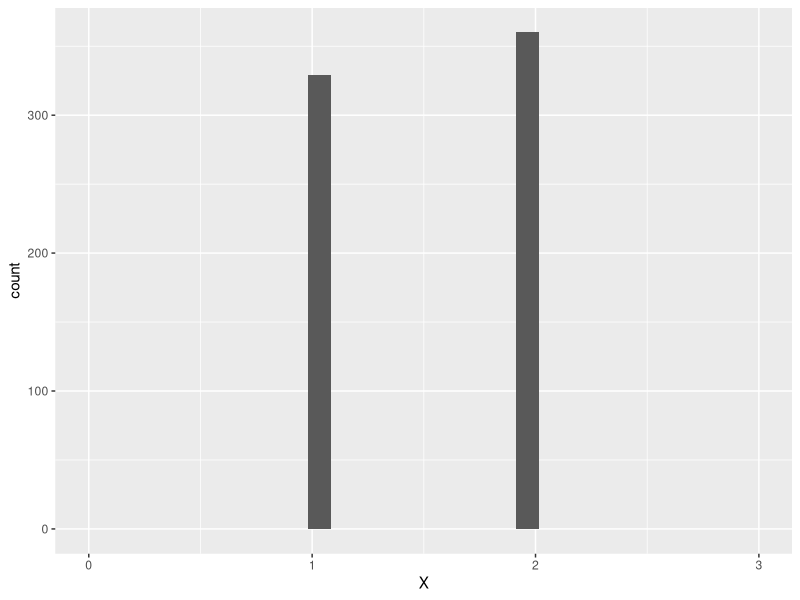
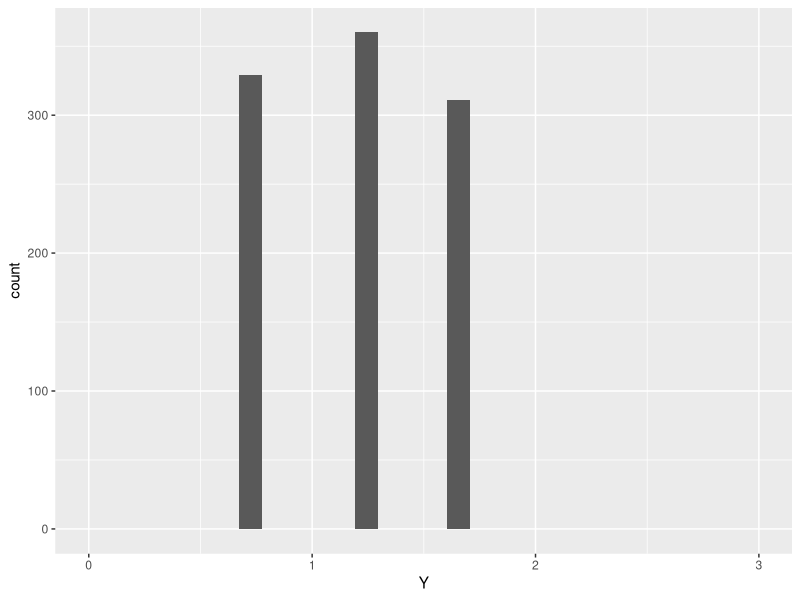
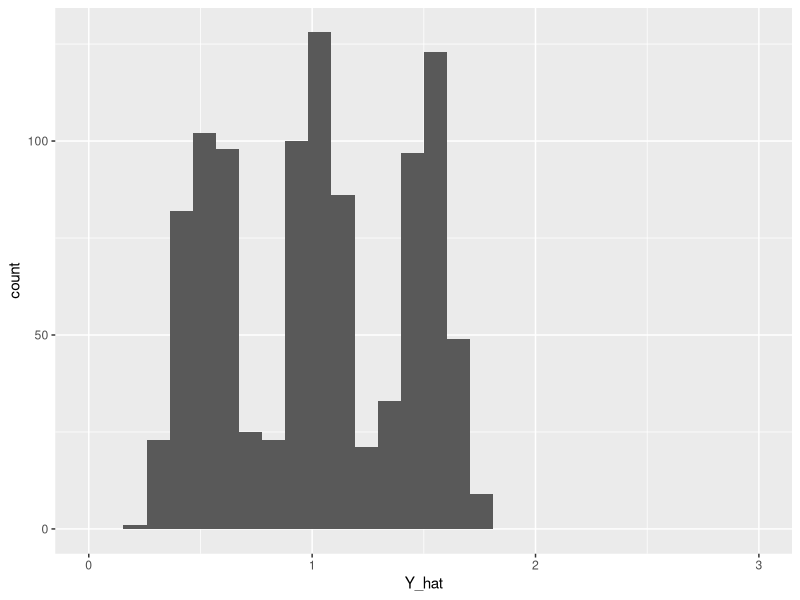
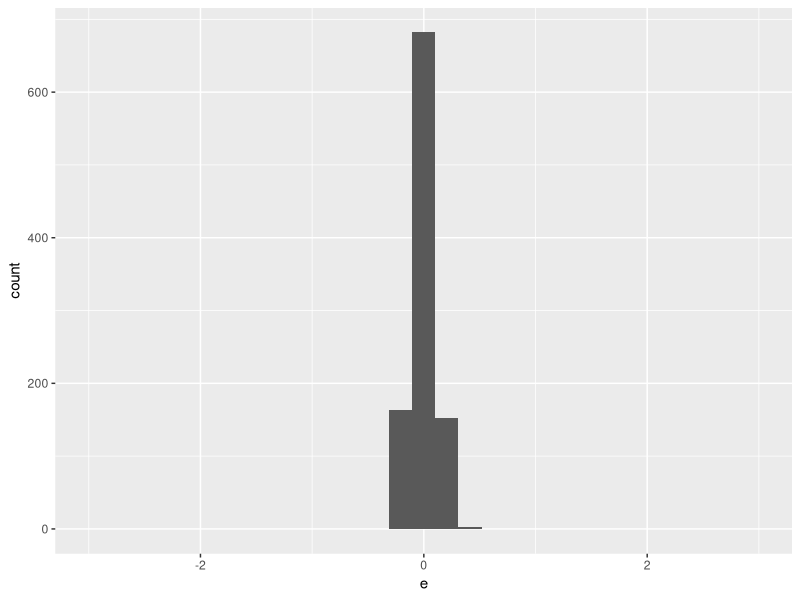
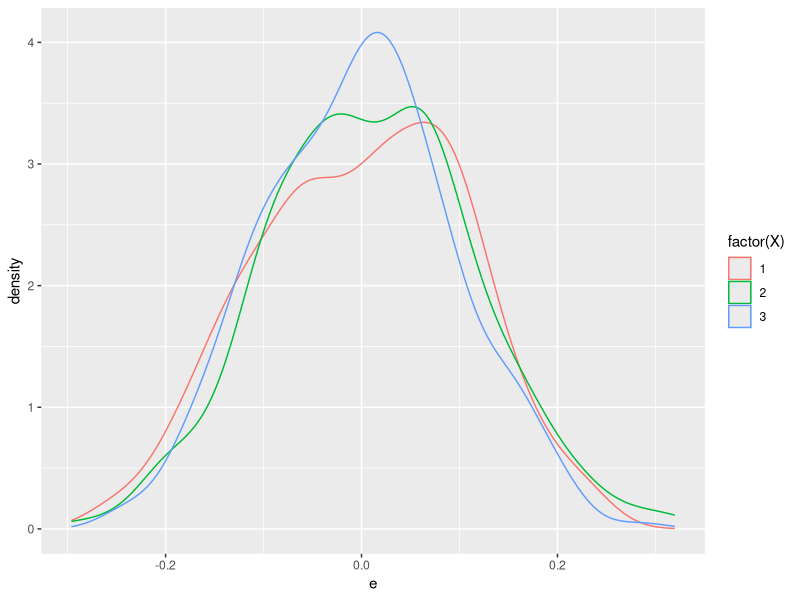
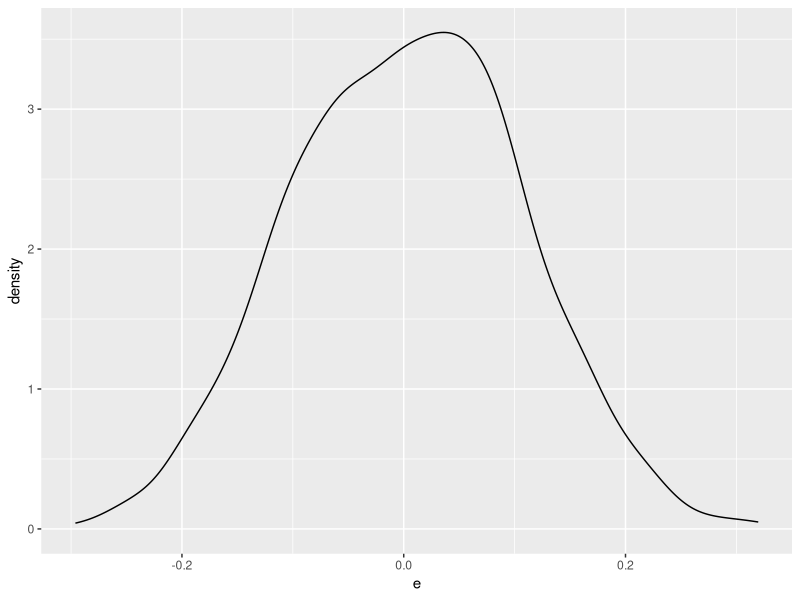

Write R code to recreate these figures, in order.
## ---- chunk 1
knitr::opts_chunk$set(
  comment = "#>",
  collapse = TRUE,
  message = FALSE,
  warning = FALSE,
  cache = TRUE,
  out.width = "70%",
  fig.align = 'center',
  fig.width = 6,
  fig.asp = 0.618,  # 1 / phi
  fig.show = "hold",
  size = "tiny"
)
## ---- chunk 2
library(tidyverse)
library(e1071)
## ---- chunk 3
n <- 1000

set.seed(42)
X <- sample(x = c(1,2,3), size = n, replace = T)
e <- rnorm(n, mean = 0, sd = 0.1)
## ---- chunk 4
Y <- 0.2 + 0.5*X

Y_hat <- 0.02 + 0.5*X + e

## ---- chunk 5
X <- tibble(
  X = X,
  Y = Y,
  Y_hat = Y_hat,
  e = e,
)
## ---- chunk 6
X %>%
  ggplot(aes(x = X)) +
  geom_histogram() +
  scale_x_continuous(limits = c(0,3))
## ---- chunk 7
X %>%
  ggplot(aes(x = Y)) +
  geom_histogram() +
  scale_x_continuous(limits = c(0,3))
## ---- chunk 8
X %>%
  ggplot(aes(x = Y_hat)) +
  geom_histogram() +
  scale_x_continuous(limits = c(0,3))
## ---- chunk 9
X %>%
  ggplot(aes(x = e)) +
  geom_histogram() +
  scale_x_continuous(limits = c(-3,3))
## ---- chunk 10
X %>%
  ggplot(aes(x = e, group = X, 
             color = factor(X))) +
  geom_density()
## ---- chunk 11
X %>%
  ggplot(aes(x = e)) +
  geom_density()
## ---- chunk 12
e1071::kurtosis(X$X)
## ---- chunk 13
X %>% 
  group_by(X) %>% 
  summarise(kurtY = kurtosis(e))
